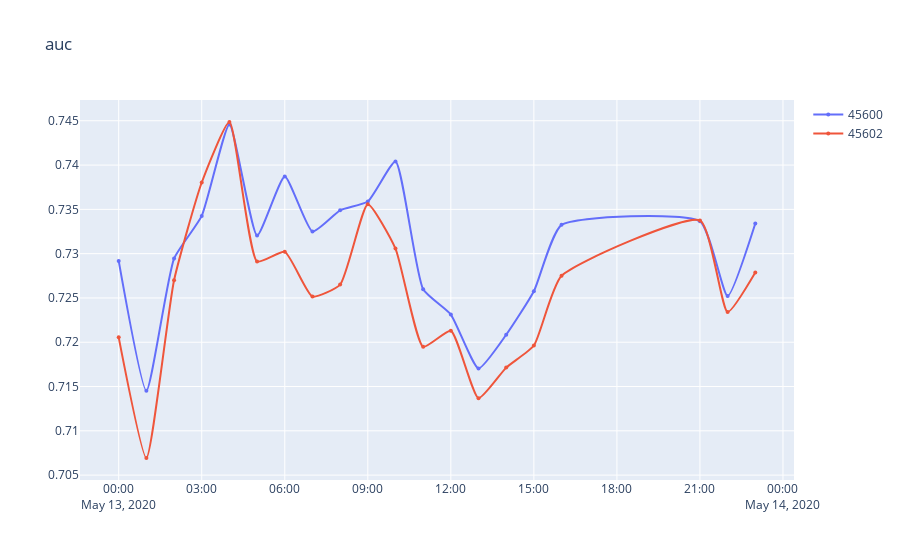
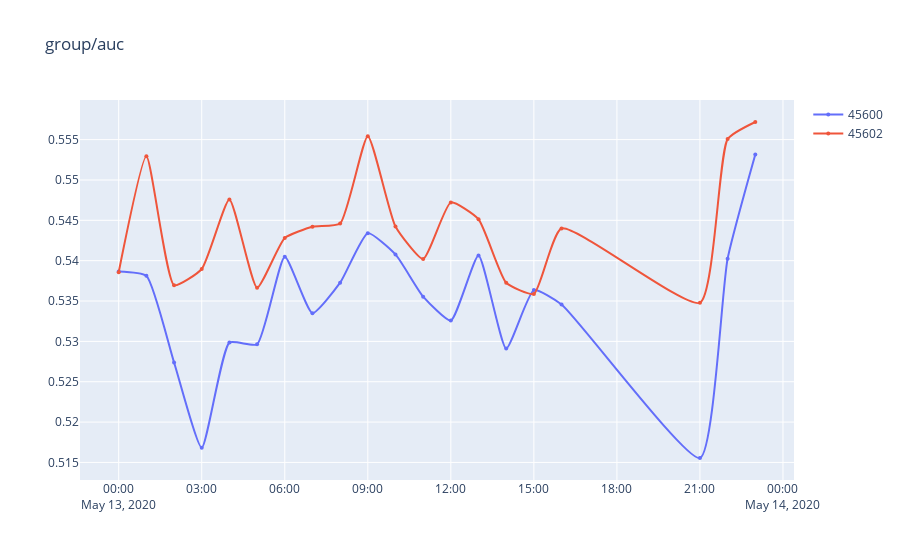
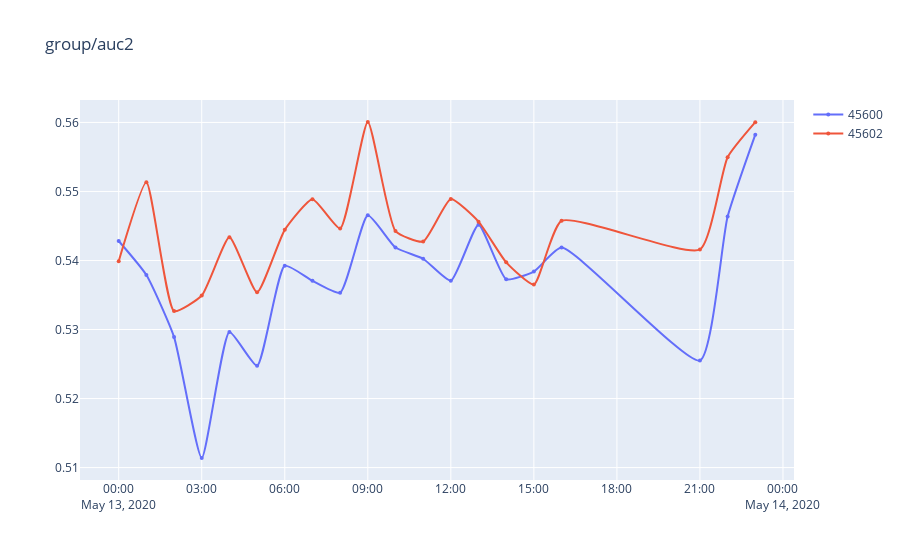
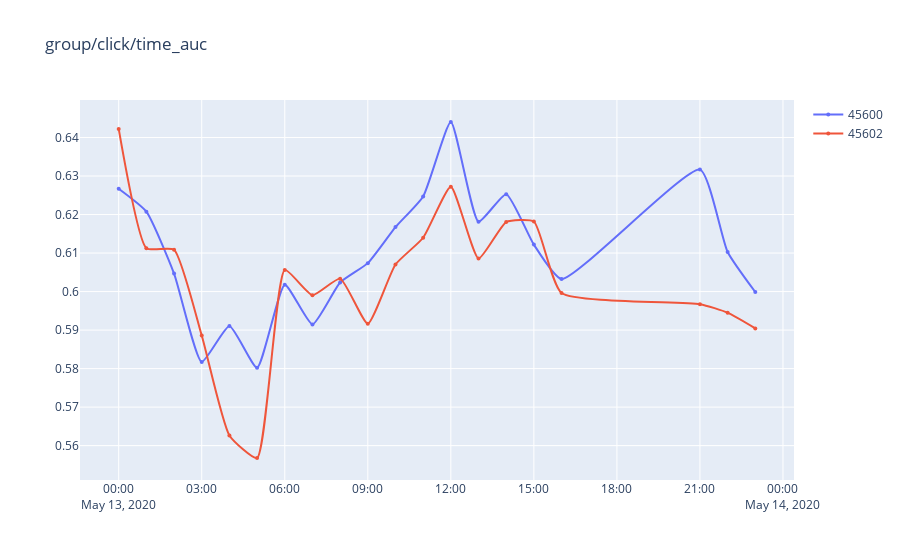

Write notebook code for charts like these, in order.
### Code cell
gezi.line(df[df.abtest.isin(['45600', '45602'])], x='hour', y=['auc', 'group/auc', 'group/auc2', 'group/click/time_auc', 'group/ndcg3_click', 'group/top1_click', 'group/click/top1_dur', 'group/first_click_position',
  'group/last_click_position','stats/click_ratio', 'cold/group/auc'], color='abtest')
